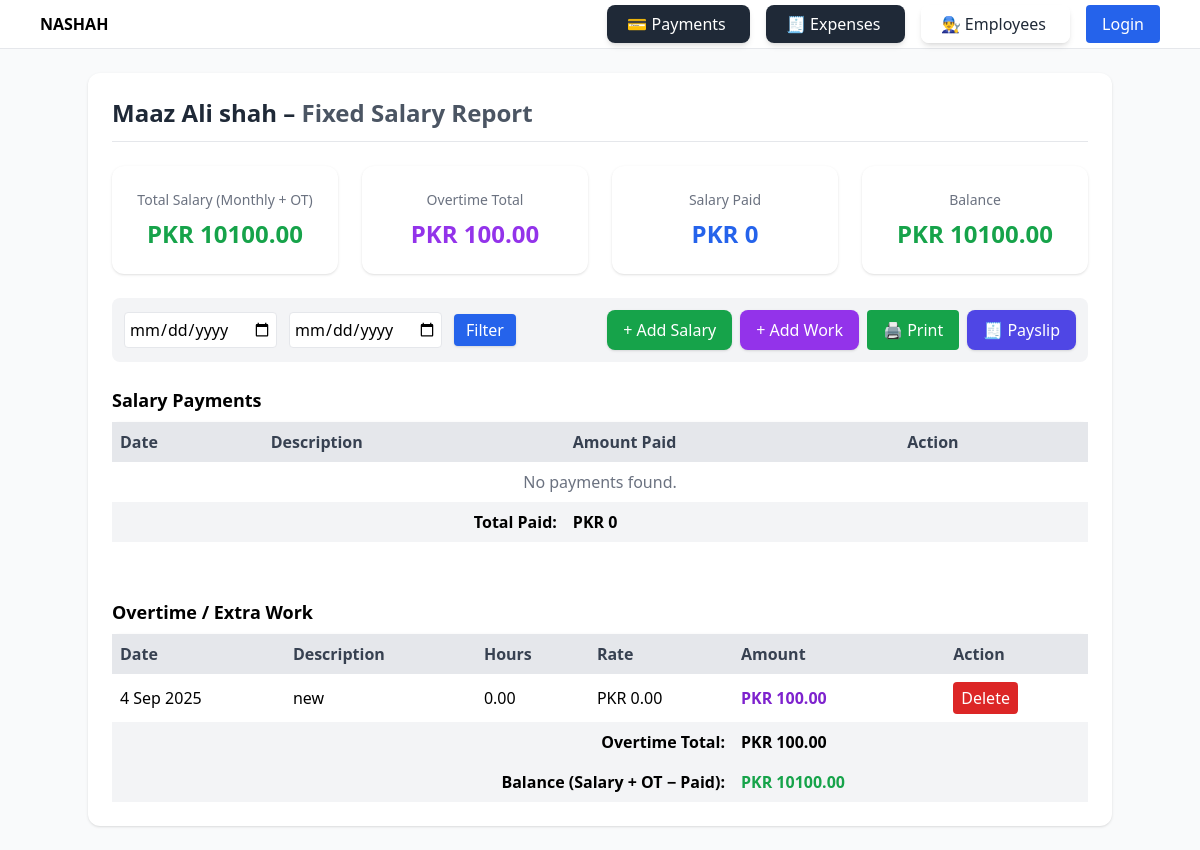
Screenshot of /employees/fixed/4/report/ with the database file from the repository.
### employees/models.py (models this page shows, shortened)
class FixedEmployee(models.Model):
    name = models.CharField(max_length=255)
    phone = models.CharField(max_length=20, blank=True, null=True)
    role = models.CharField(max_length=100, blank=True, null=True)
    monthly_salary = models.DecimalField(max_digits=10, decimal_places=2)

class FixedWorkRecord(models.Model):
    employee = models.ForeignKey(
        FixedEmployee,
        on_delete=models.CASCADE,
        related_name="overtime_records",
    )
    date = models.DateField(default=timezone.now)
    hours = models.DecimalField(max_digits=6, decimal_places=2, default=0)
    rate = models.DecimalField(max_digits=10, decimal_places=2, default=0)
    amount = models.DecimalField(max_digits=10, decimal_places=2, default=0)  # computed if 0
    description = models.TextField(blank=True, null=True)

### employees/views.py (the view, shortened to what this page needs)
# urls.py: path("fixed/<int:pk>/report/", views.fixed_employee_report, name="fixed_employee_report"),
def fixed_employee_report(request, pk):
    employee = get_object_or_404(FixedEmployee, pk=pk)
    start_date = request.GET.get("start_date")
    end_date = request.GET.get("end_date")
    payments = FixedSalaryPayment.objects.filter(employee=employee).order_by("-date")
    work_records = FixedWorkRecord.objects.filter(employee=employee).order_by("-date")
    overtime_total = sum((w.amount for w in work_records), Decimal("0"))
    total_paid = sum((p.amount for p in payments), Decimal("0"))
    total_salary = employee.monthly_salary + overtime_total
    balance = total_salary - total_paid
    return render(request, "employees/fixed_employee_report.html", {
        "employee": employee,
        "payments": payments,
        "work_records": work_records,          # ← NEW
        "overtime_total": overtime_total,      # ← NEW
        "total_paid": total_paid,
        "total_salary": total_salary,          # monthly + overtime
        "balance": balance,
        "start_date": start_date,
        "end_date": end_date,
    })

### employees/templates/employees/fixed_employee_report.html (shortened to what this page needs)
{% extends "base.html" %}
{% block content %}
<div class="max-w-5xl mx-auto bg-white p-6 rounded-xl shadow space-y-6">
  <div class="flex justify-between items-center border-b pb-3 no-print">
    <h2 class="text-2xl font-bold text-gray-800">
      {{ employee.name }} – <span class="text-gray-600">Fixed Salary Report</span>
    </h2>
  </div>
  <div class="grid grid-cols-1 md:grid-cols-4 gap-6 mb-10">
    <div class="bg-white shadow rounded-xl p-6 text-center">
      <h4 class="text-gray-500 text-sm">Total Salary (Monthly + OT)</h4>
      <p class="text-2xl font-bold text-green-600 mt-2">PKR {{ total_salary }}</p>
    </div>
    <div class="bg-white shadow rounded-xl p-6 text-center">
      <h4 class="text-gray-500 text-sm">Overtime Total</h4>
      <p class="text-2xl font-bold text-purple-600 mt-2">PKR {{ overtime_total }}</p>
    </div>
    <div class="bg-white shadow rounded-xl p-6 text-center">
      <h4 class="text-gray-500 text-sm">Salary Paid</h4>
      <p class="text-2xl font-bold text-blue-600 mt-2">PKR {{ total_paid }}</p>
    </div>
    <div class="bg-white shadow rounded-xl p-6 text-center">
      <h4 class="text-gray-500 text-sm">Balance</h4>
      <p class="text-2xl font-bold {% if balance < 0 %}text-red-600{% else %}text-green-600{% endif %} mt-2">
        PKR {{ balance }}
      </p>
    </div>
  </div>
  <form method="get" class="flex flex-wrap gap-3 items-center bg-gray-100 p-3 rounded-lg no-print">
    <label class="flex items-center space-x-1">
      <input type="date" name="start_date" value="{{ start_date }}" class="border rounded p-1">
    </label>
    <label class="flex items-center space-x-1">
      <input type="date" name="end_date" value="{{ end_date }}" class="border rounded p-1">
    </label>
    <button type="submit" class="px-3 py-1 bg-blue-600 text-white rounded shadow hover:bg-blue-700">Filter</button>
    <div class="ml-auto flex gap-2">
      <a href="{% url 'employees:fixed_employee_add_salary' employee.id %}"
         class="px-4 py-2 bg-green-600 text-white rounded-lg shadow hover:bg-green-700">+ Add Salary</a>
      <a href="{% url 'employees:fixed_employee_add_work' employee.id %}"
         class="px-4 py-2 bg-purple-600 text-white rounded-lg shadow hover:bg-purple-700">+ Add Work</a>
      <button type="button" onclick="window.print()" class="px-4 py-2 bg-green-600 text-white rounded">🖨 Print</button>
      <a href="{% url 'employees:fixed_employee_payslip' employee.id %}?start_date={{ start_date }}&end_date={{ end_date }}"
         class="px-4 py-2 bg-indigo-600 text-white rounded-lg shadow hover:bg-indigo-700">🧾 Payslip</a>
    </div>
  </form>
  <div class="overflow-x-auto">
    <h3 class="text-lg font-semibold mb-2">Salary Payments</h3>
    <table class="w-full border-collapse rounded-lg shadow">
      <thead class="bg-gray-200 text-gray-700">
        <tr>
          <th class="p-2 text-left">Date</th>
          <th class="p-2 text-left">Description</th>
          <th class="p-2 text-left">Amount Paid</th>
          <th class="p-2 text-left">Action</th>
        </tr>
      </thead>
      <tbody class="bg-white divide-y">
        {% for payment in payments %}
          <tr class="hover:bg-gray-50">
            <td class="p-2">{{ payment.date }}</td>
            <td class="p-2">{{ payment.description }}</td>
            <td class="p-2 font-semibold text-green-700">PKR {{ payment.amount }}</td>
            <td class="p-2">
              <form method="post" action="{% url 'employees:fixed_delete_salary_payment' employee.id payment.id %}">
                {% csrf_token %}
                <button class="px-2 py-1 bg-red-600 text-white rounded hover:bg-red-700"
                        onclick="return confirm('Delete this salary payment?');">Delete</button>
              </form>
            </td>
          </tr>
        {% empty %}
          <tr><td colspan="4" class="p-2 text-center text-gray-500">No payments found.</td></tr>
        {% endfor %}
      </tbody>
      <tfoot class="bg-gray-100 font-bold">
        <tr>
          <td class="p-2 text-right" colspan="2">Total Paid:</td>
          <td class="p-2">PKR {{ total_paid }}</td>
          <td></td>
        </tr>
      </tfoot>
    </table>
  </div>
  <div class="overflow-x-auto">
    <h3 class="text-lg font-semibold mt-8 mb-2">Overtime / Extra Work</h3>
    <table class="w-full border-collapse rounded-lg shadow">
      <thead class="bg-gray-200 text-gray-700">
        <tr>
          <th class="p-2 text-left">Date</th>
          <th class="p-2 text-left">Description</th>
          <th class="p-2 text-left">Hours</th>
          <th class="p-2 text-left">Rate</th>
          <th class="p-2 text-left">Amount</th>
          <th class="p-2 text-left">Action</th>
        </tr>
      </thead>
      <tbody class="bg-white divide-y">
        {% for w in work_records %}
          <tr class="hover:bg-gray-50">
            <td class="p-2">{{ w.date }}</td>
            <td class="p-2">{{ w.description }}</td>
            <td class="p-2">{{ w.hours }}</td>
            <td class="p-2">PKR {{ w.rate }}</td>
            <td class="p-2 font-semibold text-purple-700">PKR {{ w.amount }}</td>
            <td class="p-2">
              <form method="post" action="{% url 'employees:fixed_delete_work_record' employee.id w.id %}">
                <button class="px-2 py-1 bg-red-600 text-white rounded hover:bg-red-700"
                        onclick="return confirm('Delete this work entry?');">Delete</button>
              </form>
            </td>
          </tr>
        {% empty %}
          <tr><td colspan="6" class="p-2 text-center text-gray-500">No overtime work found.</td></tr>
        {% endfor %}
      </tbody>
      <tfoot class="bg-gray-100 font-bold">
        <tr>
          <td class="p-2 text-right" colspan="4">Overtime Total:</td>
          <td class="p-2">PKR {{ overtime_total }}</td>
          <td></td>
        </tr>
        <tr>
          <td class="p-2 text-right" colspan="4">Balance (Salary + OT − Paid):</td>
          <td class="p-2 {% if balance < 0 %}text-red-600{% else %}text-green-600{% endif %}">PKR {{ balance }}</td>
          <td></td>
        </tr>
      </tfoot>
    </table>
  </div>
</div>
{% endblock %}

### rows the page displays
FixedEmployee: name "Maaz Ali shah"
FixedWorkRecord: date "4 Sep 2025", description "new", hours "0.00", rate "0.00", amount "100.00"

### other values shown
{{ total_salary }} "10100.00"
{{ overtime_total }} "100.00"
{{ total_paid }} "0"
{{ balance }} "10100.00"
